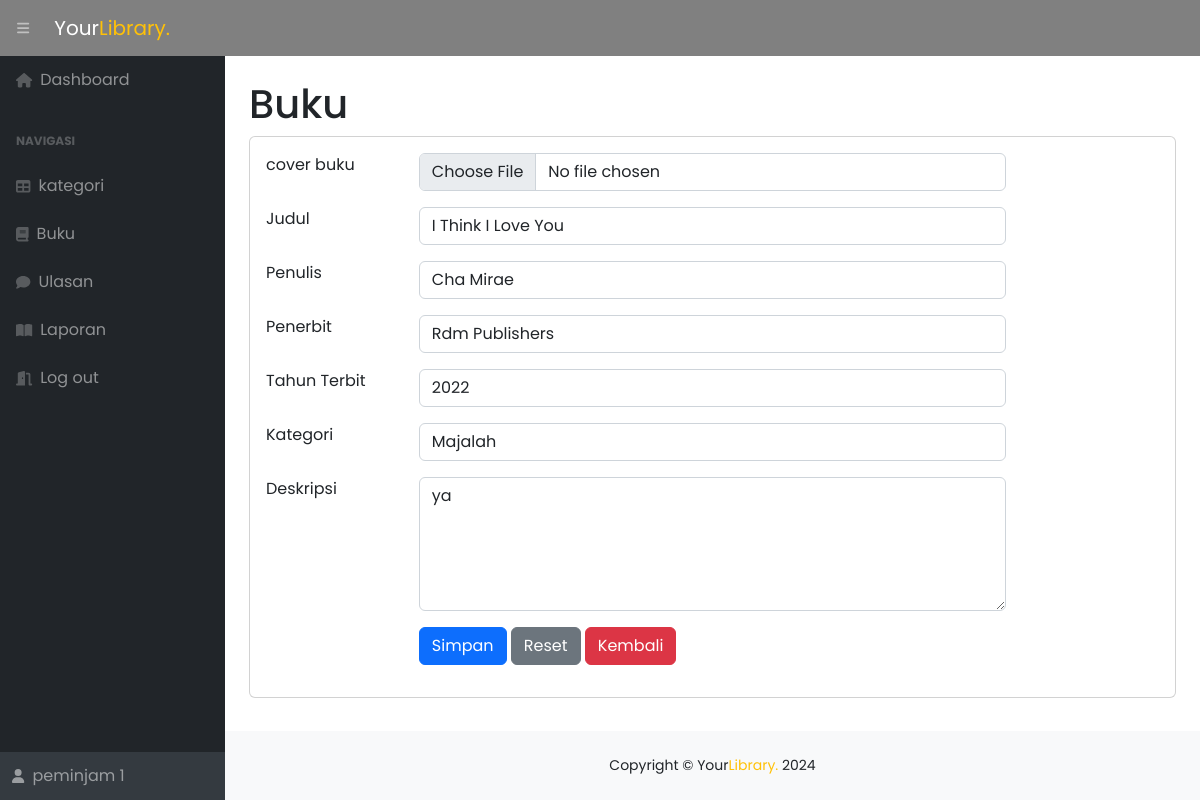
/?page=buku_ubah&&id=6 (signed in), run on the app's committed database.
### tables this page shows
CREATE TABLE `buku` (
  `buku_id` int(11) NOT NULL,
  `kategori_id` int(11) DEFAULT NULL,
  `judul` varchar(255) DEFAULT NULL,
  `penulis` varchar(255) DEFAULT NULL,
  `penerbit` varchar(255) DEFAULT NULL,
  `tahun_terbit` varchar(255) DEFAULT NULL,
  `deskripsi` text DEFAULT NULL,
  `cover_buku` varchar(255) NOT NULL
);

CREATE TABLE `kategori` (
  `kategori_id` int(11) NOT NULL,
  `kategori` varchar(255) DEFAULT NULL
);

### buku_ubah.php (the view, shortened to what this page needs)
<h1 class="mt-4">Buku</h1>
<div class="card">
    <div class="card-body">
        <div class="row">
            <div class="col-md-12">
                <form method="post" enctype="multipart/form-data">
                    <?php
                    $id = $_GET['id'];
                    $query = mysqli_query($koneksi, "SELECT * FROM buku WHERE buku_id=$id");
                    $data = mysqli_fetch_array($query);
                    ?>
                    <div class="row mb-3">
                        <div class="col-md-2">cover buku</div>
                        <div class="col-md-8"><input type="file" class="form-control" name="coverBuku"></div>
                    </div>
                    <div class="row mb-3">
                        <div class="col-md-2">Judul</div>
                        <div class="col-md-8"><input type="text" value="<?php echo $data['judul']; ?>" class="form-control" name="judul"></div>
                    </div>
                    <div class="row mb-3">
                        <div class="col-md-2">Penulis</div>
                        <div class="col-md-8"><input type="text" value="<?php echo $data['penulis']; ?>" class="form-control" name="penulis"></div>
                    </div>
                    <div class="row mb-3">
                        <div class="col-md-2">Penerbit</div>
                        <div class="col-md-8"><input type="text" value="<?php echo $data['penerbit']; ?>" class="form-control" name="penerbit"></div>
                    </div>
                    <div class="row mb-3">
                        <div class="col-md-2">Tahun Terbit</div>
                        <div class="col-md-8"><input type="number" value="<?php echo $data['tahun_terbit']; ?>" class="form-control" name="tahun_terbit"></div>
                    </div>
                    <div class="row mb-3">
                        <div class="col-md-2">Kategori</div>
                        <div class="col-md-8">
                            <select name="kategori_id" class="form-control">
                                <?php
                                $kat = mysqli_query($koneksi, "SELECT*FROM kategori");
                                while ($kategori = mysqli_fetch_array($kat)) {
                                    ?>
                                    <option <?php if ($kategori['kategori_id'] == $data['kategori_id']) echo 'selected'; ?>
                                            value="<?php echo $kategori['kategori_id']; ?>"><?php echo $kategori['kategori']; ?></option>;
                                    <?php
                                }
                                ?>
                            </select>
                        </div>
                    </div>
                    <div class="row mb-3">
                        <div class="col-md-2">Deskripsi</div>
                        <div class="col-md-8">
                            <textarea name="deskripsi" rows="5" class="form-control"><?php echo $data['deskripsi']; ?></textarea>
                        </div>
                    </div>
                    <div class="row">
                        <div class="col-md-2"></div>
                        <div class="col-md-8">
                            <button type="submit" class="btn btn-primary" name="submit" value="submit">Simpan</button>
                            <button type="reset" class="btn btn-secondary">Reset</button>
                            <a href="?page=buku" class="btn btn-danger">Kembali</a>
                        </div>
                    </div>
                </form>
            </div>
        </div>
    </div>
</div>

### index.php (style rules this page uses)
* { font-family: 'Poppins', sans-serif; text-decoration: none; }

### data on the page
buku: judul "I Think I Love You", penulis "Cha Mirae", penerbit "Rdm Publishers", tahun_terbit "2022", kategori_id "Majalah", deskripsi "ya"

### other printed values
$_SESSION['user']['nama_lengkap'] "peminjam 1"
